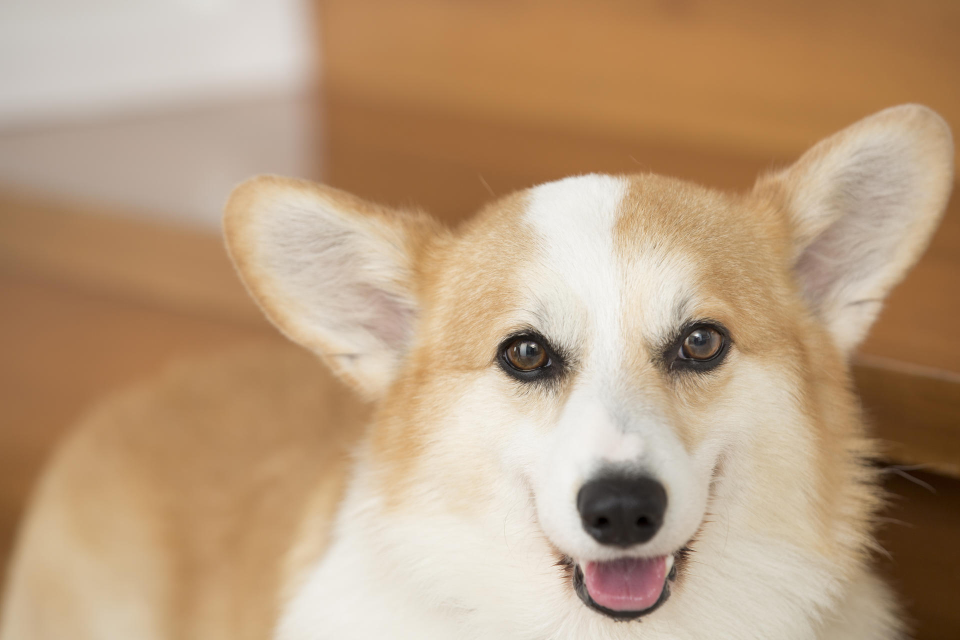
#> input picture sample.jpg, 1920 x 1280 px (shown at 1/2 size)
$ jupyter execute --allow-errors '12. numpy.ipynb'
#> lines starting #> are read from the running program, lines starting #| are printed output that depends on the picture
# 넘파이의 사용
데이터 분석 프로젝트에서 사용
주로 수치형 데이터에서 사용, 통계데이터, 시각화데이터

이미지 처리 프로젝트에서 이미지 분석

게임, 시뮬레이션 프로그램: 수치시뮬레이션 등을 구현
머신러닝, 딥러닝 모델에서 사용 : 금융데이터, 의료데이터, 실험데이터, 센서데이터 등

[cell 1]
import numpy as np

[cell 2]
data = [
    [120, 135, 150, 145],  # 제품A
    [100, 110, 140, 130],  # 제품B
    [90, 100, 95, 105] ]

[cell 3]
sales_data = np.array(data)
np.sum(sales_data,axis=1) # 총판매량

[cell 4]
profit = np.array([20,30,25])
total_sales = np.dot(profit,sales_data) # 총판매금액
total_sales

# 이미지 처리

[cell 5]
from PIL import Image

[cell 6]
img = Image.open("sample.jpg")
#> img is the input picture: PIL image 1920x1280 RGB; mean R, G, B 186.1, 157.1, 127
img_arr = np.array(img)

new_img = np.clip(img_arr+10,0,255).astype(np.uint8)
Image.fromarray(new_img).save('new_img2.jpg')

[cell 7]
img = Image.open("sample.jpg").convert('L')
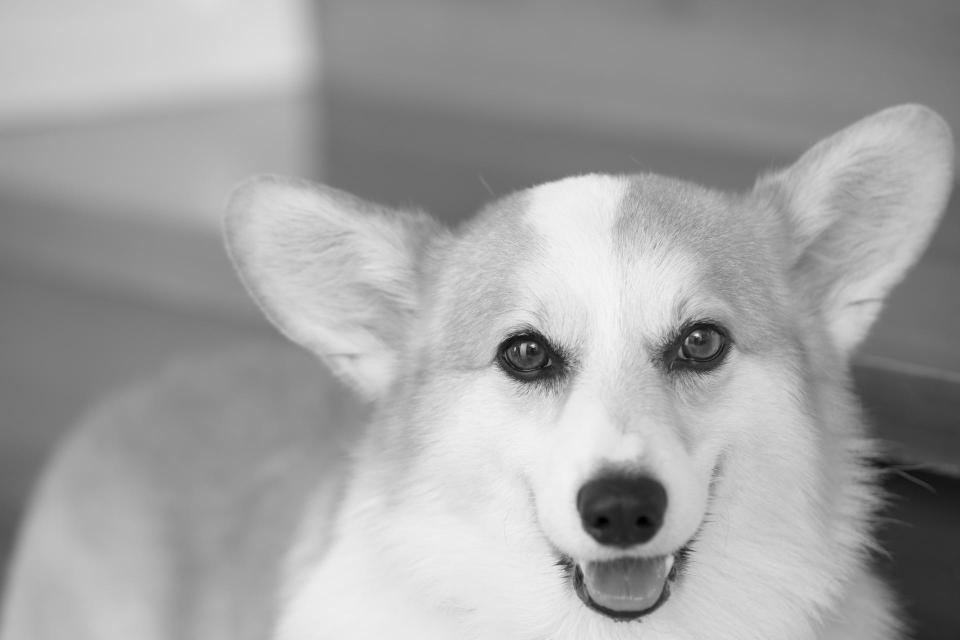
#> img: PIL image 1920x1280 L (shown at 1/2 size); min 0, max 248, mean 162.3
img_arr = np.array(img)

new_img = np.clip(img_arr+10,0,255).astype(np.uint8)
#> new_img: shape (1280, 1920)
Image.fromarray(new_img).save('new_img.jpg')

# 데이터 시뮬레이션

[cell 8]
import matplotlib.pyplot as plt

[cell 9]
# 1차원배열의 랜덤워크 시뮬레이션

n_step = 1000
step = np.random.choice([-1,1],size=n_step)
walk = np.cumsum(step)

plt.plot(walk)
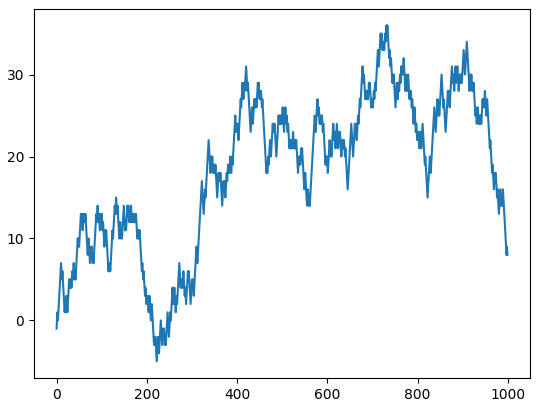
#> figure drawn by matplotlib, 1 panel; curve peaks at x = 731, y = 36

[cell 10]
# 배열 생성
arr = np.array([[1, 2, 3],
                [4, 5, 6],
                [7, 8, 9]])

# 배열의 속성 확인
print('배열의 차원:', arr.ndim)         # 2
print('배열의 형태:', arr.shape)        # (3, 3)
print('배열의 크기:', arr.size)         # 9
print('배열의 데이터 타입:', arr.dtype) # int64
print('배열 요소의 크기:', arr.itemsize) # 8 (바이트)
print('배열의 strides:', arr.strides)   # (24, 8)

[cell 11]
tensor_list = [[[1,2,3,4],[1,2,3,4],[1,2,3,4]],  # 4,3,4
               [[1,2,3,4],[1,2,3,4],[1,2,3,4]],  #
               [[1,2,3,4],[1,2,3,4],[1,2,3,4]],
               [[1,2,3,4],[1,2,3,4],[1,2,3,4]]]

type(tensor_list)

[cell 12]
np.array(tensor_list).shape # 3행 4열 4개

[cell 13]
# 2차원

import numpy as np
arr2 = np.array([[1, 2, 3],
                [4, 5, 6],
                [7, 8, 9]])

type(arr2)

[cell 14]
arr3 = np.array([1,2,3]) # 1차원

type(arr3)

[cell 15]
arr2.dtype,arr3.dtype

[cell 16]
arr4 = np.array([1,2,3])

id(arr3),id(arr4) # 똑같은거 여러개 만들 필요가 없다.

[cell 17]
# 3차원: 텐서를 위한 리스트
tensor_list = [[[1,2,3,4],[1,2,3,4],[1,2,3,4]],  # 4,3,4
               [[1,2,3,4],[1,2,3,4],[1,2,3,4]],
               [[1,2,3,4],[1,2,3,4],[1,2,3,4]],
               [[1,2,3,4],[1,2,3,4],[1,2,3,4]]]

arr1 = np.array(tensor_list)
arr1.shape

[cell 18]
list2 = [1,2,3,4,'5']
type(list2)

[cell 19]
list2_np = np.array(list2)
list2_np.dtype # U:문자열로 변환(유니코드)

[cell 20]
np.array(list2_np,dtype=float).dtype

# shape 속성

[cell 21]
list2 = [1,2,3,4,5,6,7,8]
t_2 = np.array(list2)
t_2.shape # 8개의 요소가 들어있음.

[cell 22]
list3 = np.array([[1, 2, 3],
                [4, 5, 6],
                [7, 8, 9]])

list3.shape,list3.ndim

[cell 23]
list4 = range(1,13)
np.array(list4).reshape((4,3))

[cell 24]
list4 = np.array([1,2,3])
list4.reshape(1,3) # 2차원으로 바꿈.
list4.reshape(3,1)

[cell 25]
list4[np.newaxis,1]

[cell 26]
list4[np.newaxis,:]

[cell 27]
list4[:,np.newaxis]

[cell 28]
np.arange(1,7).reshape((2,3)).shape

[cell 29]
list5 = np.arange(1,25).reshape((2,3,4))

[cell 30]
list5.reshape((24,))

[cell 31]
list5.reshape((-1))

[cell 32]
identity_matrix = np.identity(3)
print(identity_matrix)

[cell 33]
diagonal_matrix = np.diag([1,2,3])
print(diagonal_matrix)

[cell 34]
a = np.arange(9).reshape(3,3)
diagonal_matrix_value = np.diag(a)
print(diagonal_matrix_value) # 대각선 원소만 뽑아서 array를 만듬.

[cell 35]
a

[cell 36]
rect_eye = np.eye(4,3) # 단위행렬의 대각선 위치를 조절할 수 있다는 점에서 유연하다.
print(rect_eye)

[cell 37]
shifted_eye = np.eye(3, k=-1)
print(shifted_eye) # k가 음수면 아래로 이동, 양수이면 위로 이동

[cell 38]
# 기존 배열
arr = np.array([[1, 2, 3], [4, 5, 6]])

# empty_like(): 초기화되지 않은 배열 생성
empty_arr = np.empty_like(arr)

# zeros_like(): 0으로 채워진 배열 생성
zeros_arr = np.zeros_like(arr)

# ones_like(): 1로 채워진 배열 생성
ones_arr = np.ones_like(arr)

# full_like(): 지정된 값으로 채워진 배열 생성
full_arr = np.full_like(arr, 7)  # 7로 채워진 배열

print("원본 배열의 shape:", arr.shape)
print("zeros_like 결과:\n", zeros_arr)
print("ones_like 결과:\n", ones_arr)
print("full_like 결과:\n", full_arr)

[cell 39]
float_arr = np.array([1.1, 2.2, 3.3])
int_arr = float_arr.astype(np.int32)  # 실수를 정수로 변환
print("변환 전:", float_arr, float_arr.dtype)
print("변환 후:", int_arr, int_arr.dtype)

[cell 40]
# 파이썬 자료형과의 비교

lst_data = [1,2,3,4,5] # __add__, append(),extend()
lst_data + lst_data

[cell 41]
# 요소별 연산
a1 = np.array(lst_data)
a2 = np.array([1,2,3,4,5])
a1 * a2 # a1과 a2의 원소의 개수가 다르면 요소별 계산를 할 수 없다.

[cell 42]
a1 * a2 + 1

[cell 43]
# 브로드캐스팅: 크기가 다른 배열에서 작은 쪽이 큰 쪽을 기준으로 크기를 확장하는 것

a1 * 2 # 2,2,2,2,2

[cell 44]
a_array = np.arange(3) # 1차원
b_array = np.arange(3)[:,np.newaxis] #2차원
a_array

[cell 45]
a_array * b_array # 행과 열을 바꿔야하는데 요소의 수가 맞지않아 배열을 바꾸지 못하면 연산이 되지 않음

[cell 46]
a = np.array([[1, 2], [3, 4]])
b = np.array([[5, 6], [7, 8]])

print("덧셈:\n", a + b)
print("뺄셈:\n", a - b)
print("곱셈:\n", a * b)
print("나눗셈:\n", a / b)

# shape이 다른 경우 오류 발생
c = np.array([[1, 2, 3], [4, 5, 6]])  # shape: (2, 3)
d = np.array([[1, 2], [3, 4]])

[cell 47]
# 비교 연산 예제
arr1 = np.array([1, 2, 3, 4, 5])
arr2 = np.array([1, 3, 3, 0, 5])

# 같음 비교
print("같음:", arr1 == arr2)  # [ True False  True False  True]

# 크기 비교
print("더 큼:", arr1 > arr2)  # [False False False  True False]
print("더 작음:", arr1 < arr2)  # [False  True False False False]

# 논리 연산 결합
mask = (arr1 >= 3) & (arr2 <= 4)
print("복합 조건:", mask)  # [False False  True False False]

# 비교 결과를 이용한 필터링
filtered = arr1[arr1 > 3]
print("3보다 큰 값:", filtered)  # [4 5]

#> (a cell that did not finish here is left out)

[cell 49]
v1 = np.array([1,2,3])
v2 = np.array([4,5,6,7])
np.concatenate([v1,v2],axis=0)

[cell 50]
grid = np.array([[1,2,3],[1,2,3]])

np.concatenate([grid,grid],axis = 1)

[cell 51]
np.vstack((v1,v1))

[cell 52]
np.hstack((v1,v2))

# 인덱싱

## 축인덱싱

axis = 0

axis= 1

axis =2

[cell 53]
arr = np.array([[1,2,3],[4,5,6]])
np.sum(arr)

[cell 54]
np.sum(arr,axis=0)

[cell 55]
np.sum(arr,axis=1)

[cell 56]
arr = np.array([1, 2, 3, 4, 5])
print(arr[0])    # 첫 번째 요소: 1
print(arr[-1])   # 마지막 요소: 5

[cell 57]
# 2차원 배열 인덱싱
arr_2d = np.array([[1, 2, 3],
                   [4, 5, 6]])
print(arr_2d[0, 1])    # 첫 번째 행, 두 번째 열: 2
print(arr_2d[1, 1])   # 두 번째 행, 마지막 열: 6

## 슬라이싱

[:] 전체
[0:n] 0~n-1까지

리스트와의 차이점
- 리스트: 복사본을 리턴
- 배열: 원본 배열의 뷰 -> 복사가 아님, 원본에도 영향을 준다
- 슬라이싱.copy()

[cell 58]
x = np.array([1,2,3,4,5,6])
new_z = x[4:7]
new_z

[cell 59]
import numpy as np

# 기준이 될 4x4 배열 생성 (이미지와 동일하게 0부터 15까지의 숫자로 채움)
arr_2d = np.arange(16).reshape((4, 4))

print("원본 4x4 배열:")
print(arr_2d)
print("-" * 30)

[cell 60]
arr_2d[0:1]

[cell 61]
arr_2d[0:4,3:4]

[cell 62]
arr_2d[0:4:3,0:4:3]

[cell 63]
arr_2d[0:4:2,1:4:2] # 행: 0~3에서 2칸씩, 열: 1~3까지 2칸씩

[cell 64]
# 짝수 인덱스 선택, 홀수 인덱스 열 선택
array_1 = np.arange(36).reshape((6,6))
array_1

#> (a cell that did not finish here is left out)

[cell 66]
a = np.stack((array_1,array_1,array_1,array_1)).reshape(4,6,6)
a

[cell 67]
a[1]

[cell 68]
a[1,3,1].reshape(1)

[cell 69]
a[0:2,4:,4:]

[cell 70]
a[0:4:2,:,2:3]

[cell 71]
a[2:3,1:4,1::2]

# 고급 인덱싱 기법: 불리언 인덱싱

비교연산자, 논리연산자를 이용한 마스크 행렬을 생성
마스크 행렬을 이용한 인덱싱

[cell 72]
# 불린 인덱싱 예제
arr = np.array([1, 2, 3, 4, 5])
bool_array = np.array([True, False, True, False, True])
print("불린 인덱싱:", arr[bool_array])  # [1 3 5]

[cell 73]
# 마스킹 예제
mask = arr > 3  # 조건식으로 마스크 생성
arr[mask] = 0   # 마스크를 사용한 값 수정
print("마스킹 결과:", arr)  # [1 2 3 0 0]

[cell 74]
# 불리언 인덱싱
arr = np.array([1, 2, 3, 4, 5])
mask = arr > 3
print(arr[mask])    # [4 5]

# 팬시 인덱싱
indices = np.array([0, 2, 4]) # 위치 요소들을 한꺼번에 선택
print(arr[indices])    # [1 3 5]

## 조건식의 규칙
- 조건식으로 사용할 행렬의 값이 문자여도 결과만 T/F 식으로 나오면 필터가 된다.
- 필터로 사용할 행렬의 갯수 == 원본 데이터의 갯수 : 짝이 맞아야한다.
- 행렬[조건식,]
- 행렬[:,조건식]
- 괄호() 로 우선순위를 지정할 수 있다. 복합 조건이 가능하다 ()&()/()|()
- 부정연산자: != , ~
- 페시 인덱싱: 행 또는 열의 순서를 바꿀 수 있다.
- 정수 리스트를 인덱스로 활용

[cell 75]
arr=np.empty((8,4))

[cell 76]
import numpy as np
sales_data = np.array([2200, 2350, 2500, 2750, 3000, 3100, 2700, 2600, 2900, 3200,
                       3400, 3600, 3300, 3100, 2900, 2700, 2800, 2900, 3100, 3200,
                       3300, 3400, 3500, 3700, 3600, 3500, 3400, 3300, 3000, 3100])

[cell 77]
np.mean(sales_data)

[cell 78]
np.argmax(sales_data) + 1

[cell 79]
np.argmin(sales_data) + 1

[cell 80]
sales_data[:28].reshape(4,7)

[cell 81]
weekly_data=np.pad(sales_data,(0,5),'constant',constant_values=0).reshape(5,7)

[cell 82]
sales_data

[cell 83]
import pandas as pd
day = sales_data[0:7]
dday = sales_data[7:14]
ddday = sales_data[14:21]
dddday = sales_data[21:28]
da_day = sales_data[28:]
name = [day,dday,ddday,dddday,da_day]


for i in name:
    print(np.mean(i),np.median(i))

[cell 84]
filter = sales_data >= 3000
sales_data[filter]

[cell 85]
sales_data

[cell 86]
filter = sales_data[(sales_data > 2800) & (sales_data < 3500)]
print(filter)

[cell 87]
np.mean(filter)

[cell 88]
filter = (sales_data > 2800) & (sales_data < 3500)
np.mean(sales_data[filter])

[cell 89]
# 매출이 증가한 날, 감소한 날 카운트

sales_data

[cell 90]
df = np.diff(sales_data) # 증감

[cell 91]
for i in df:
    if i > 0:
        print(i)

[cell 92]
# 주차별 평균게산

import matplotlib.pyplot as plt

[cell 93]
w_mean = weekly_data.mean(axis=1)
plt.plot(w_mean)
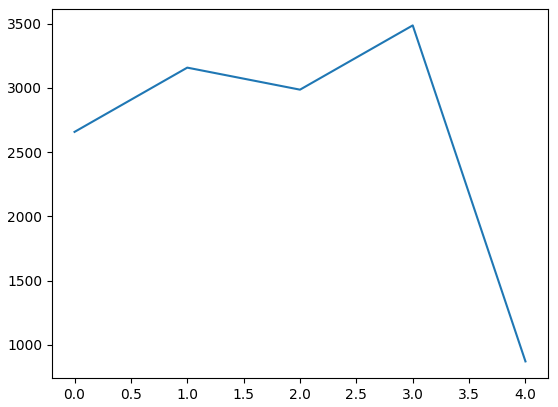
#> figure drawn by matplotlib, 1 panel

[cell 94]
weekly_data1 = weekly_data.copy().astype(float)
weekly_data1[weekly_data1==0]=np.nan
weekly_data1

[cell 95]
m_mean = weekly_data1.mean(axis=1)
plt.plot(m_mean)
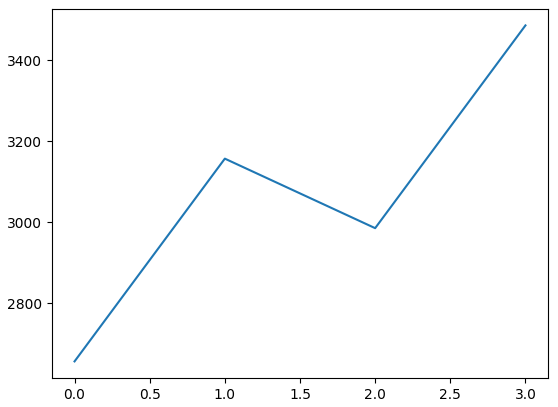
#> figure drawn by matplotlib, 1 panel

[cell 96]
# 각 주차별로 가장 매출이 높았던 날 찾기

weekly_data1

[cell 97]
for i,u in enumerate(weekly_data):
    print(i,u)

[cell 98]
for i, week_data in enumerate(weekly_data, start=1):
    best_day = np.argmax(week_data) + 1  # 요일은 1일~7일 기준
    print(f'주차별로 가장 수익이 많이 나는 날은 {i}주차 {best_day}일 입니다.')
